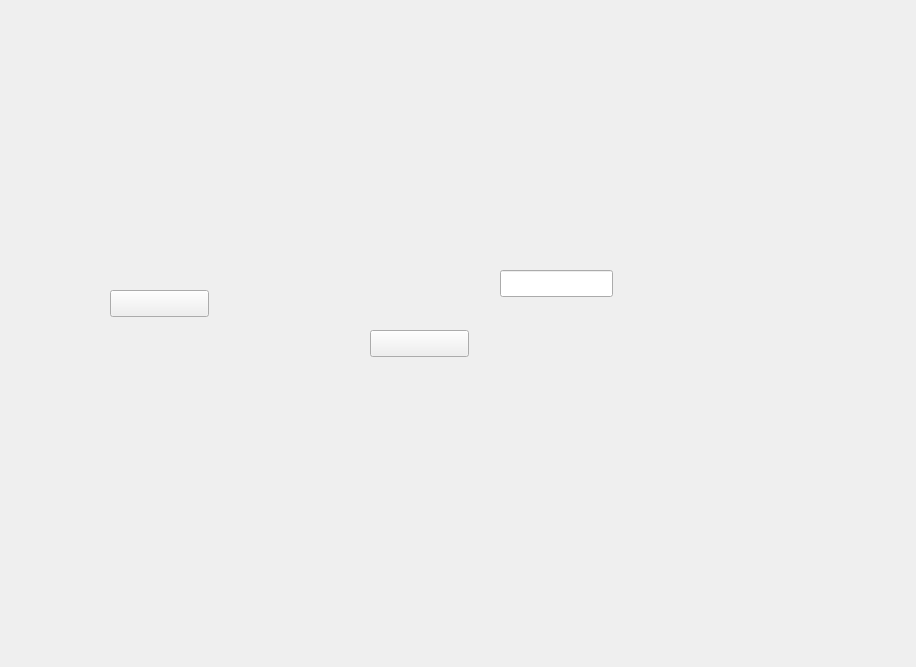
<?xml version="1.0" encoding="UTF-8"?>
<ui version="4.0">
 <class>QSettingOriginsForm</class>
 <widget class="QWidget" name="QSettingOriginsForm">
  <property name="geometry">
   <rect>
    <x>0</x>
    <y>0</y>
    <width>916</width>
    <height>667</height>
   </rect>
  </property>
  <property name="windowTitle">
   <string>Form</string>
  </property>
  <widget class="QPushButton" name="pb_pgup">
   <property name="geometry">
    <rect>
     <x>110</x>
     <y>290</y>
     <width>99</width>
     <height>27</height>
    </rect>
   </property>
   <property name="text">
    <string/>
   </property>
  </widget>
  <widget class="QPushButton" name="pb_pgdn">
   <property name="geometry">
    <rect>
     <x>370</x>
     <y>330</y>
     <width>99</width>
     <height>27</height>
    </rect>
   </property>
   <property name="text">
    <string/>
   </property>
  </widget>
  <widget class="QLabel" name="lb_page">
   <property name="geometry">
    <rect>
     <x>560</x>
     <y>310</y>
     <width>67</width>
     <height>16</height>
    </rect>
   </property>
   <property name="text">
    <string/>
   </property>
  </widget>
  <widget class="QLineEdit" name="le_page">
   <property name="geometry">
    <rect>
     <x>500</x>
     <y>270</y>
     <width>113</width>
     <height>27</height>
    </rect>
   </property>
  </widget>
  <widget class="HNMPTableWidget" name="tb_settingOrigins_list" native="true">
   <property name="geometry">
    <rect>
     <x>70</x>
     <y>70</y>
     <width>451</width>
     <height>161</height>
    </rect>
   </property>
  </widget>
 </widget>
 <customwidgets>
  <customwidget>
   <class>HNMPTableWidget</class>
   <extends>QWidget</extends>
   <header location="global">hnmptablewidget.h</header>
   <container>1</container>
  </customwidget>
 </customwidgets>
 <resources/>
 <connections/>
</ui>
